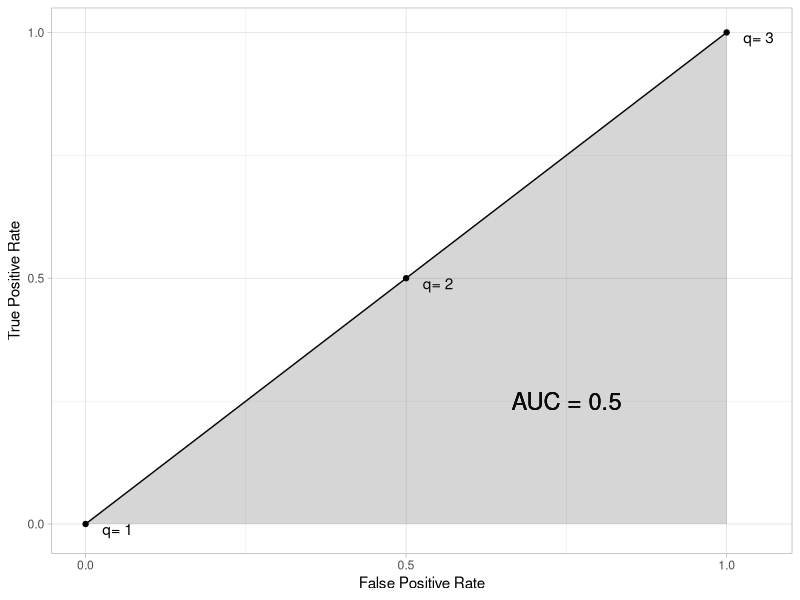

The R script that drew this image:
library(data.table)
library(ggplot2)

dt <- data.table(
  FPR = c(0, 0.5, 1),
  TPR = c(0, 0.5, 1),
  q = 1:3
)

ggplot(dt)+
  geom_point(aes(FPR, TPR))+
  geom_text(aes(FPR, TPR, label = paste("q=", q, sep = ' ')),nudge_y =  -0.01, nudge_x = 0.05)+
  geom_text(aes(0.75 , 0.25, label = 'AUC = 0.5'), size = 6)+
  geom_line(aes(FPR, TPR))+
  geom_area(aes(FPR, TPR), alpha = 0.2)+
  xlab("False Positive Rate")+
  ylab("True Positive Rate")+
  scale_x_continuous(breaks=c(0,0.5,1))+
  scale_y_continuous(breaks=c(0,0.5,1))+
  theme_light()
  
